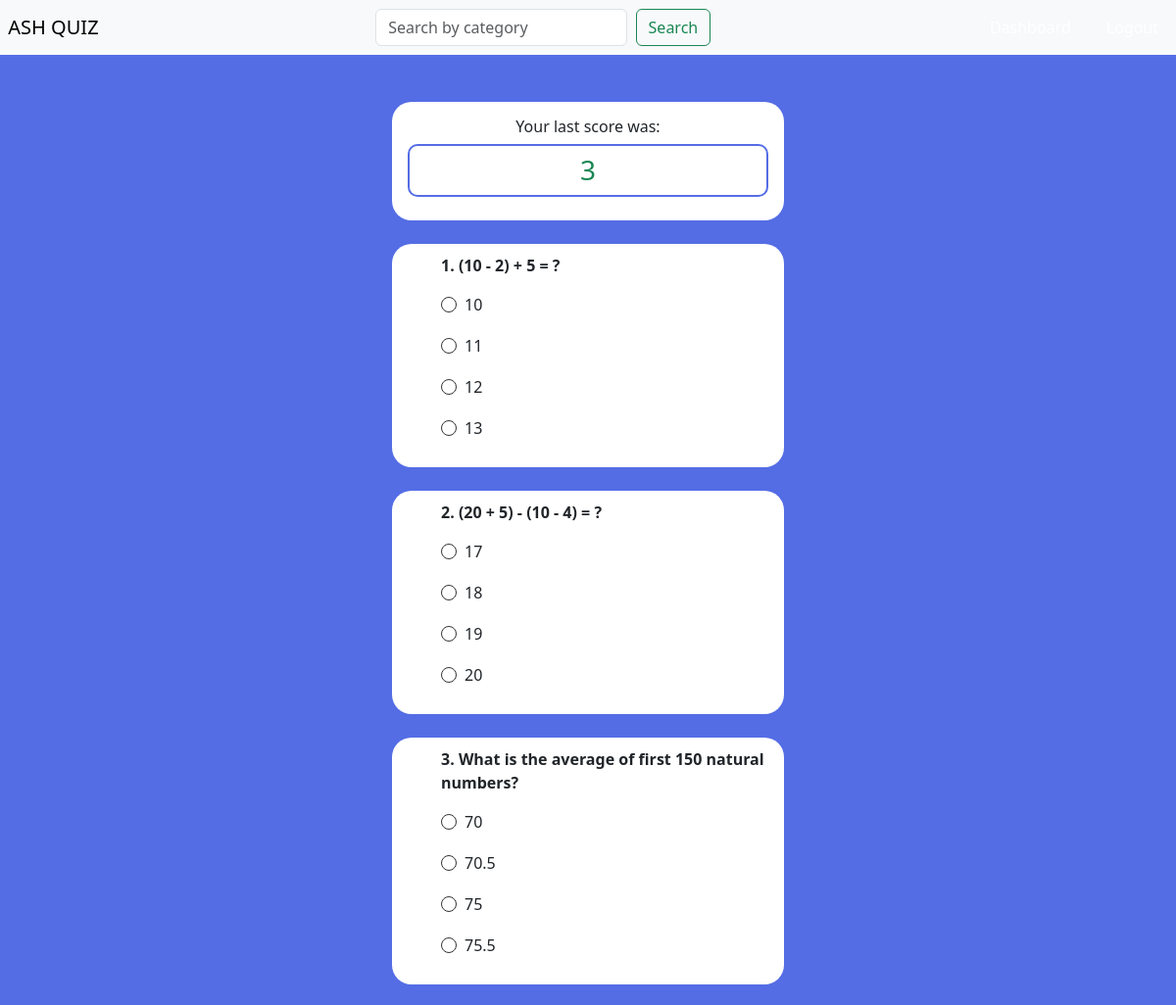
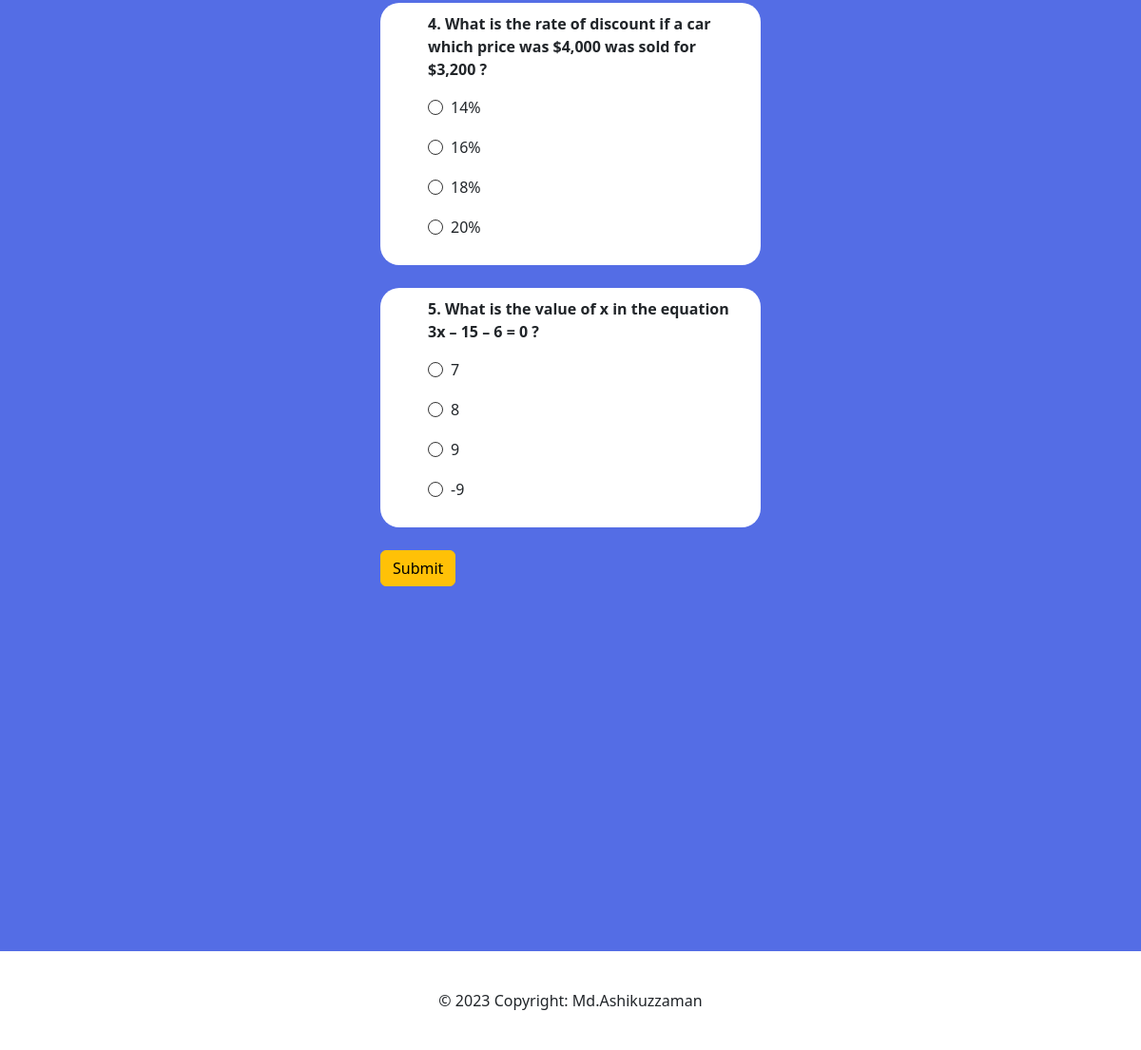
Screenshot of /exam-questions/math-101-mcq-exam/ (signed in) with the database file from the repository (2 pictures, top to bottom).
### base_app/models.py (models this page shows, shortened)
class SubmittedAnswer(models.Model):
    submitted_answers = models.TextField(max_length=10000)
    exam = models.ForeignKey(Exam, on_delete=models.CASCADE, null=True, blank=True)
    number_of_correct_answers = models.PositiveBigIntegerField(null=True)
    submit_user = models.ForeignKey(User, on_delete=models.CASCADE, null=True)

class Question(models.Model):
    title = models.CharField(max_length=400)
    exam = models.ForeignKey(Exam, on_delete=models.CASCADE)

class Option(models.Model):
    title = models.CharField(max_length=300)
    question = models.ForeignKey(Question, null=True, on_delete=models.CASCADE)

### base_app/views.py (the view, shortened to what this page needs)
# urls.py: path('exam-questions/<slug:exam_slug>/', views.exam_questions, name='exam-questions'),
@login_required(login_url='my-login')
def exam_questions(request, exam_slug):
    exam = Exam.objects.get(slug = exam_slug)
    questions = Question.objects.filter(exam__slug = exam_slug)
    total_questions = len(questions)
    answers_list = []
    correct_answers = []
    result_count = 0
    options = Option.objects.all()
    if request.user.is_authenticated:
        try:
            submitted_answer = SubmittedAnswer.objects.get(exam = exam, submit_user = request.user)
            context = {'questions': questions, 'options': options, 'submitted_answer': submitted_answer}
        except SubmittedAnswer.DoesNotExist:
            context = {'questions': questions, 'options': options}
    else:
         context = {'questions': questions, 'options': options}
    return render(request, 'base_app/questions.html', context = context)

### base_app/templates/base_app/questions.html (shortened to what this page needs)
{% extends 'base_app/base.html' %}
{% block content %}
<div class="question-container">
    {% if request.user.is_authenticated and submitted_answer%}
        <div class="bg-white shadow-md p-3 small-form-layout text-center">
            <h6>Your last score was:</h6>
            <h3 class="text-success p-2" style="border: 2px solid #546de5; border-radius: 10px;">{{submitted_answer.number_of_correct_answers}}</h3>
        </div>
        <br>
    {% endif %}
    <form action="" method="POST">
    {% for question in questions %}
    <div class="question-card">
        <div class="question-body">
            <p><strong>{{forloop.counter}}. {{question.title}}</strong></p>
            {% for option in options %}
                {% if option.question == question %}
                    <div class="form-check">
                    <input class="form-check-input" type="radio" name="flexRadioDefault-{{option.question.id}}" id="flexRadioDefault-{{option.question.id}}" value="{{option.title}}" required>
                    <label class="form-check-label" for="flexRadioDefault-{{option.question.id}}">
                        <p>{{option.title}}</p>
                    </label>
                    </div>
                {% endif %}
            {% endfor %}
        </div>
    </div>
    <br>
    {% endfor %}
    <input type="submit" value="Submit" class="btn btn-warning">
</form>
</div>
<br> <br> <br> <br> <br> <br>
{% endblock %}

### static/css/style.css (style rules this page uses)
* { box-sizing: border-box; }
body { background-color: #546de5; background-attachment: fixed; background-position: center center; background-size: cover; }
.question-container { display: flex; flex-direction: column; align-items: center; }
.question-card { width: 400px; background-color: #fff; border-radius: 20px; padding: 10px 20px; }
.question-body { margin-left: 30px; }
.form-check-input { border: var(--bs-border-width) solid #333; }

### base_app/templates/base_app/questions.html (style rules this page uses)
.small-form-layout { background-color: #546de5; width: 400px; border-radius: 20px; }

### rows the page displays
SubmittedAnswer: number_of_correct_answers "3"
Question: title "(10 - 2) + 5 = ?"
Option: title "10"
Option: title "11"
Option: title "12"
Option: title "13"
Question: title "(20 + 5) - (10 - 4) = ?"
Option: title "17"
Option: title "18"
Option: title "19"
Option: title "20"
Question: title "What is the average of first 150 natural numbers?"
Option: title "70"
Option: title "70.5"
Option: title "75"
Option: title "75.5"
Question: title "What is the rate of discount if a car which price was $4,000 was sold for $3,200 ?"
Option: title "14%"
Option: title "16%"
Option: title "18%"
Option: title "20%"
Question: title "What is the value of x in the equation 3x – 15 – 6 = 0 ?"
Option: title "7"
Option: title "8"
Option: title "9"
Option: title "-9"
